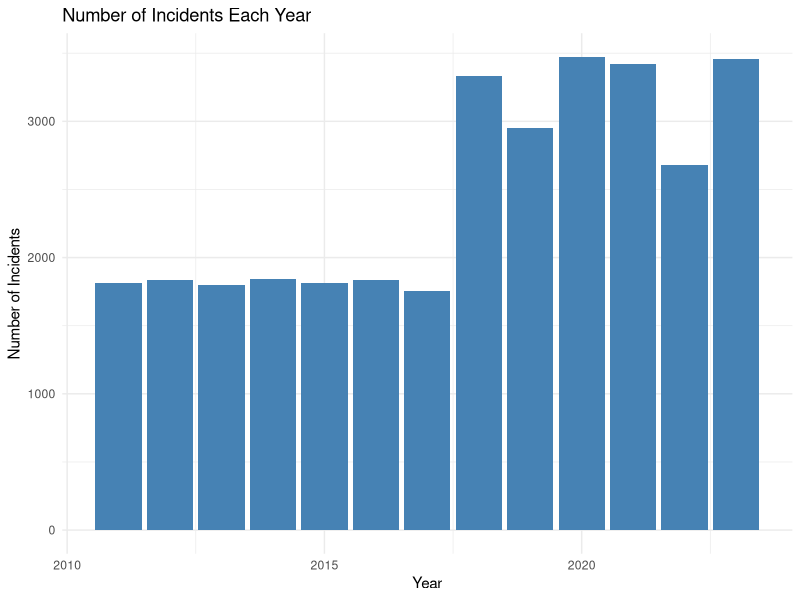
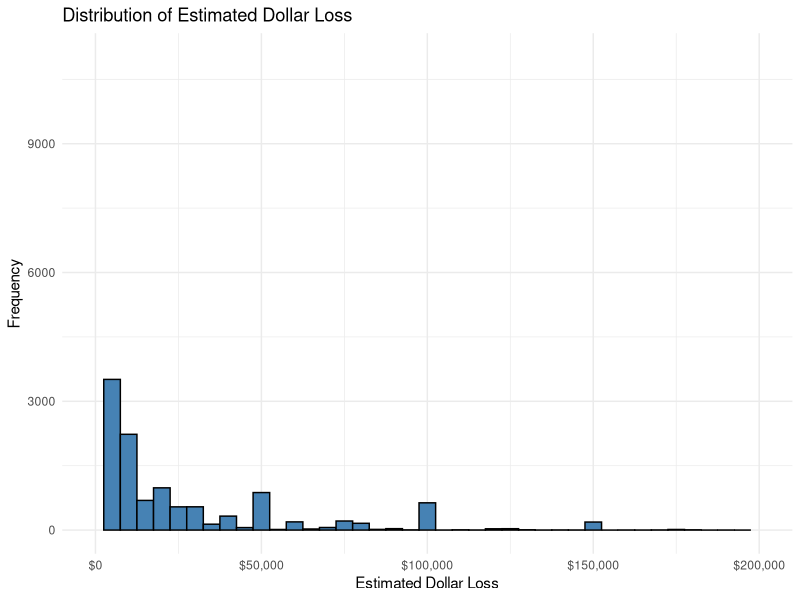
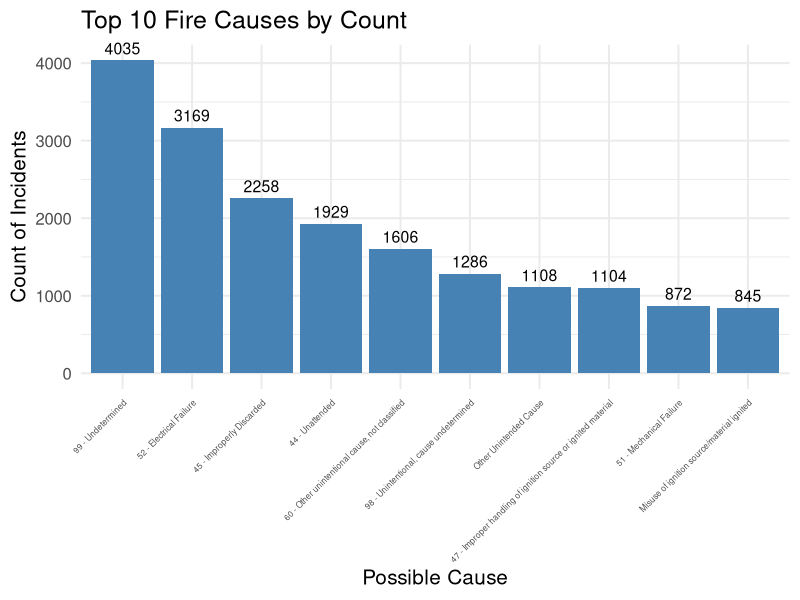
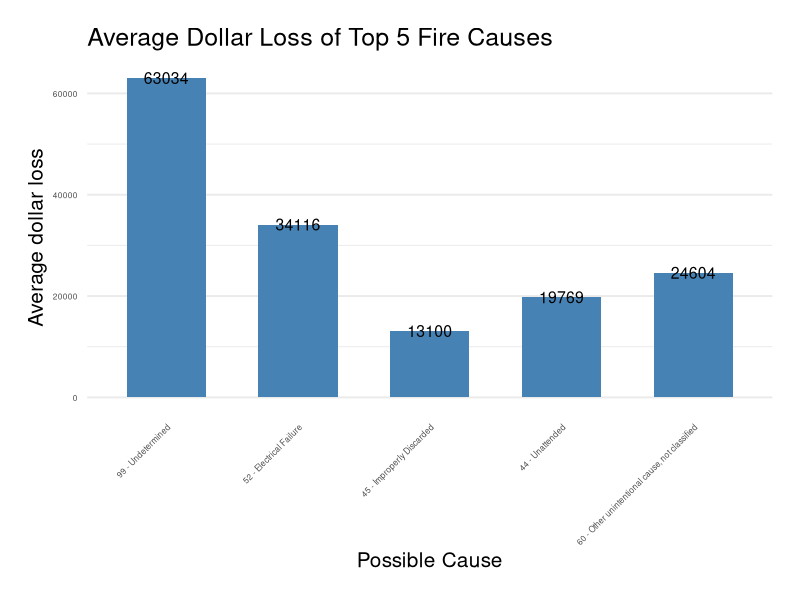
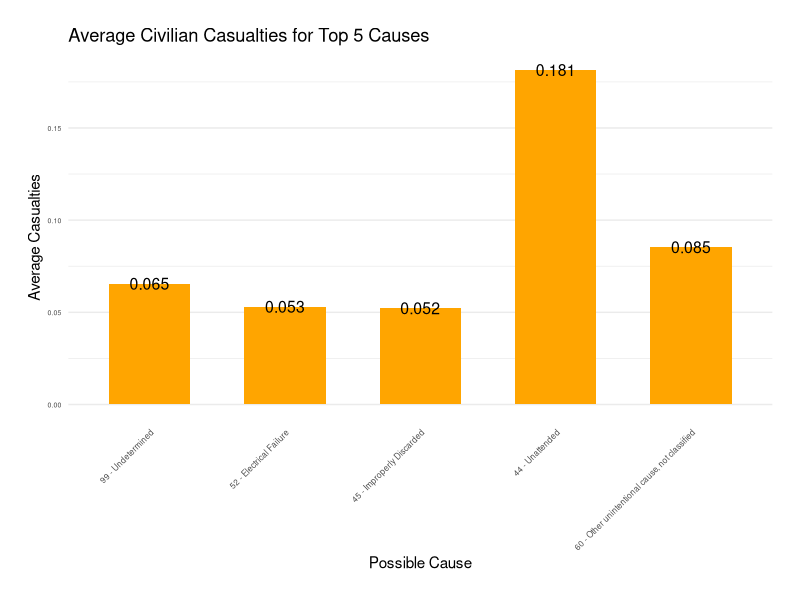
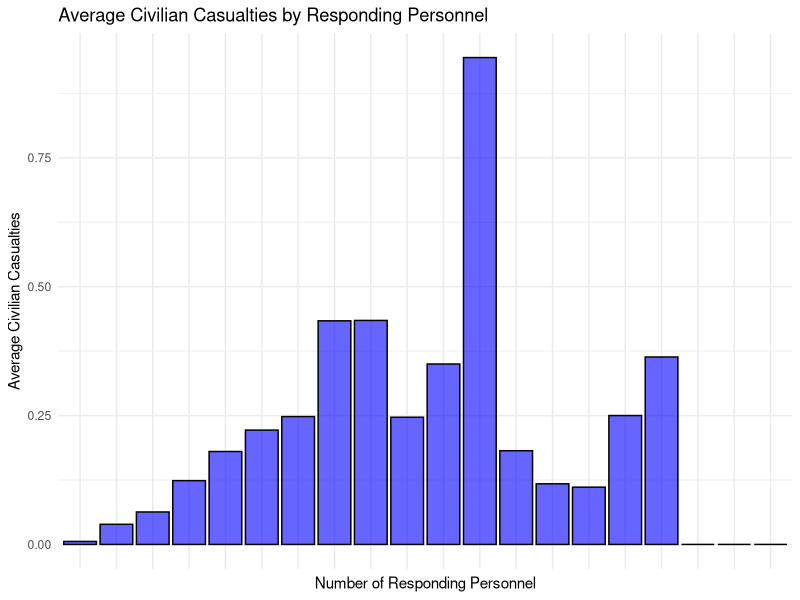
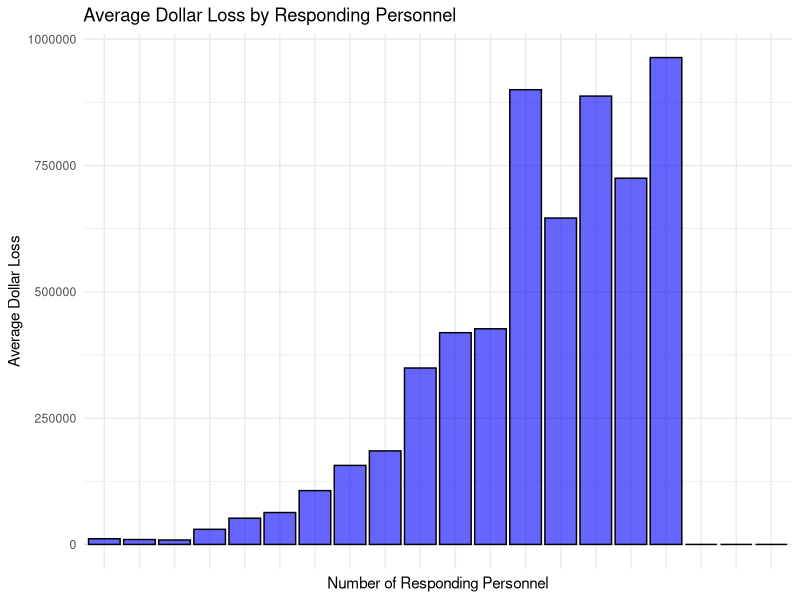

These charts were generated, in order, by the following R code:
## ---- chunk 1
#| include: false
#| warning: false
#| message: false

library(tidyverse)

#load data
#general data
analysis_data = read_csv(here::here("data/analysis_data/fire_incidents_data_general.csv"))

# date for comparison of dollar loss vs number responding personnel
analysis_data_personnel_dollarloss = read_csv(here::here("data/analysis_data/fire_incidents_data_respondPersonnel_Dollar_loss.csv"))

#data for time of event 
analysis_data_year = read_csv(here::here("data/analysis_data/fire_incidents_data_time.csv"))

# data for dollar loss
analysis_data_dollar_loss = read_csv(here::here("data/analysis_data/fire_incidents_data_dollar_loss.csv"))

# data for causes
analysis_data_cause = read_csv(here::here("data/analysis_data/fire_incidents_data_possible_cause.csv"))

# data for the graph that list average dollar loss and Civilian Casualties for each possible cause
analysis_data_cause_compare = read_csv(here::here("data/analysis_data/fire_incidents_data_cause_compare.csv"))

# data for Civilian_Casualties vs responding personnel graph
analysis_data_personnel_casualties = read_csv(here::here("data/analysis_data/fire_incidents_data_respondPersonnel_Casualties.csv"))
## ---- chunk 2
#| label: fig-years
#| fig-cap: Number of incidents recorded each year
#| echo: false
#| include: true
#| warning: false


# Count the number of incidents for each year
yearly_counts <- analysis_data_year %>%
  group_by(Year) %>%
  summarise(Incident_Count = n())

# Plot the number of incidents for each year
ggplot(yearly_counts, aes(x = Year, y = Incident_Count)) +
  geom_bar(stat = "identity", fill = "steelblue") +
  theme_minimal() +
  labs(title = "Number of Incidents Each Year",
       x = "Year",
       y = "Number of Incidents") 
## ---- chunk 3
#| label: fig-dollar-loss
#| fig-cap: Distribution of Estimated Dollar Loss
#| include: true
#| echo: false
#| warning: false
#| message: false


# Create a histogram of the Estimated_Dollar_Loss variable
ggplot(analysis_data_dollar_loss, aes(x = Estimated_Dollar_Loss)) +
  geom_histogram(binwidth = 5000, fill = "steelblue", color = "black") +
  theme_minimal() +
  labs(title = "Distribution of Estimated Dollar Loss",
       x = "Estimated Dollar Loss",
       y = "Frequency") +
  scale_x_continuous(labels = scales::dollar, limits = c(0, 200000))
## ---- chunk 4
#| label: fig-causes
#| fig-cap: Count of incidents for each cause
#| include: true
#| echo: false
#| warning: false
#| message: false

# select relevant column, remove missing entries 
analysis_cause = analysis_data %>% select(Possible_Cause) %>% drop_na()

# Count occurrences of each fire cause
fire_cause_counts <- analysis_cause %>%
  group_by(Possible_Cause) %>%
  summarise(Count = n()) %>%
  arrange(desc(Count))  # Sort in descending order

top_fire_causes <- fire_cause_counts %>%
  top_n(10, Count)

# Create a graph displaying the counts as numbers
ggplot(top_fire_causes, aes(x = reorder(Possible_Cause, -Count), y = Count)) +
  geom_bar(stat = "identity", fill = "steelblue") +  # Create bars
  geom_text(aes(label = Count), vjust = -0.5, size = 4, color = "black") +  # Add count labels
  theme_minimal(base_size = 15) +  # Increase base font size for readability
  labs(title = "Top 10 Fire Causes by Count",
       x = "Possible Cause",
       y = "Count of Incidents") +
  theme(axis.text.x = element_text(angle = 45, hjust = 1, size = 6)) +  
  coord_cartesian(clip = "off")  # Allow labels to be displayed outside the plot area
## ---- chunk 5
#| label: fig-cause-compare-dollar
#| fig-cap: Compare cause with dollar loss 
#| include: true
#| echo: false
#| warning: false
#| message: false


top_fire_causes <- analysis_data_cause_compare %>%
  top_n(5, Count)

ggplot(top_fire_causes, aes(x = reorder(Possible_Cause, -Count), y = Avg_Dollar_Loss)) +
  geom_bar(stat = "identity", fill = "steelblue", width = 0.6) +  # Adjust bar width
  geom_text(aes(label = round(Avg_Dollar_Loss)), size = 4, color = "black") +  # Add count labels
  theme_minimal(base_size = 15) +  # Increase base font size for readability
  labs(title = "Average Dollar Loss of Top 5 Fire Causes",
       x = "Possible Cause",
       y = "Average dollar loss") +
  theme(axis.text.x = element_text(angle = 45, hjust = 1, size = 6),  # Rotate x-axis labels
        axis.text.y = element_text(size = 6),  # Increase y-axis text size
        plot.margin = margin(t = 20, r = 20, b = 20, l = 20),  # Add margins
        panel.grid.major.x = element_blank())  # Remove grid lines

## ---- chunk 6
#| label: fig-cause-compare-casualties
#| fig-cap: Compare cause with civilian casualties
#| include: true
#| echo: false
#| warning: false
#| message: false


ggplot(top_fire_causes, aes(x = reorder(Possible_Cause, -Count), y = Avg_Civilian_Casualties)) +
  geom_bar(stat = "identity", fill = "orange", width = 0.6) +  # Adjust bar width
  geom_text(aes(label = round(Avg_Civilian_Casualties, 3)), size = 4, color = "black") +  # Add average casualties labels
  theme_minimal(base_size = 11) +  # Increase base font size for readability
  labs(title = "Average Civilian Casualties for Top 5 Causes",
       x = "Possible Cause",
       y = "Average Casualties") +
  theme(axis.text.x = element_text(angle = 45, hjust = 1, size = 6),  # Rotate x-axis labels
        axis.text.y = element_text(size = 5),  # Increase y-axis text size
        plot.margin = margin(t = 20, r = 20, b = 20, l = 20),  # Add margins
        panel.grid.major.x = element_blank())  # Remove grid lines
## ---- chunk 7
#| label: fig-personcomparewithcasualties
#| fig-cap: Compare responding personnel with civilian casualties
#| include: true
#| echo: false
#| warning: false
#| message: false

# 25769 observations
# Create bins for Number of Responding Personnel (0-10, 11-20, etc.)
analysis_data_personnel_casualties_hist <- analysis_data_personnel_casualties %>%
  mutate(Personnel_Bin = cut(Number_of_responding_personnel, 
                              breaks = seq(0, max(analysis_data_personnel_casualties$Number_of_responding_personnel, na.rm = TRUE), by = 10), 
                              right = FALSE, 
                              include.lowest = TRUE))

# Calculate average dollar loss for each personnel bin
analysis_data_personnel_casualties_hist  <-analysis_data_personnel_casualties_hist  %>%
  group_by(Personnel_Bin) %>%
  summarise(Average_Civilian_Casualties = ifelse(n() < 10, 0, mean(Civilian_Casualties, na.rm = TRUE)), Count = n()) %>%
  slice(1:20) # select only 20 bars

# Create a histogram of average dollar loss by personnel bin
ggplot(analysis_data_personnel_casualties_hist, aes(x = Personnel_Bin, y = Average_Civilian_Casualties)) +
  geom_col(fill = 'blue', color = 'black', alpha = 0.6) +  # Use geom_col() instead of geom_bar()
  labs(
    title = "Average Civilian Casualties by Responding Personnel",
    x = "Number of Responding Personnel",
    y = "Average Civilian Casualties"
  ) +
  theme_minimal() +
  theme(axis.text.x = element_blank())
## ---- chunk 8
#| label: fig-personcomparewithdollarloss
#| fig-cap: Compare responding personnel with dollar loss
#| include: true
#| echo: false
#| warning: false
#| message: false


# 23449 observations
# Create bins for Number of Responding Personnel (0-10, 11-20, etc.)
analysis_data_personnel_dollarloss_hist <- analysis_data_personnel_dollarloss %>%
  mutate(Personnel_Bin = cut(Number_of_responding_personnel, 
                              breaks = seq(0, max( analysis_data_personnel_dollarloss$Number_of_responding_personnel, na.rm = TRUE), by = 10), 
                              right = FALSE, 
                              include.lowest = TRUE))

# Calculate average dollar loss for each personnel bin
analysis_data_personnel_dollarloss_hist  <-analysis_data_personnel_dollarloss_hist  %>%
  group_by(Personnel_Bin) %>%
  summarise(Average_Dollar_Loss = ifelse(n() < 10, 0, mean(Estimated_Dollar_Loss, na.rm = TRUE)), Count = n()) %>%
  slice(1:20) # select only 20 bars

# Create a histogram of average dollar loss by personnel bin
ggplot(analysis_data_personnel_dollarloss_hist, aes(x = Personnel_Bin, y = Average_Dollar_Loss)) +
  geom_col(fill = 'blue', color = 'black', alpha = 0.6) +  # Use geom_col() instead of geom_bar()
  labs(
    title = "Average Dollar Loss by Responding Personnel",
    x = "Number of Responding Personnel",
    y = "Average Dollar Loss"
  ) +
  theme_minimal() +
  theme(axis.text.x = element_blank()) 
